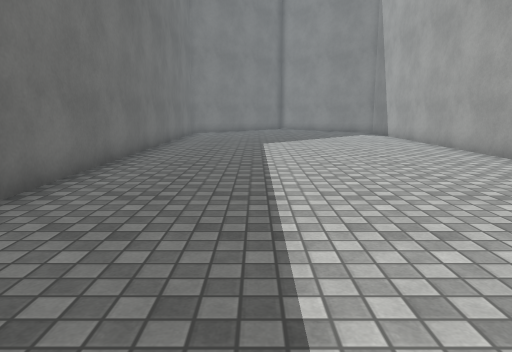
view 1 (above)

12 first-person views from a walk through a 3-D level made in the Unity game engine. The camera is 1.2 m above the floor, tilts 10° down and sees 70° across. The floor is counted in squares, 1 m on a side. Each view is taken from the middle of a square. On the plan, view 1 faces up. The plan holds only what a view shows up to about 15 squares ahead; the rest is blank. The player is left out. Surface patterns are stand-ins for the level's own textures.

view 2
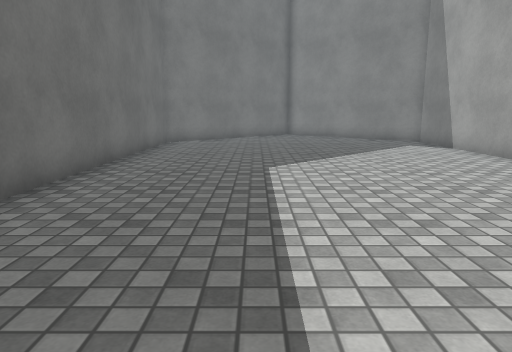

view 3
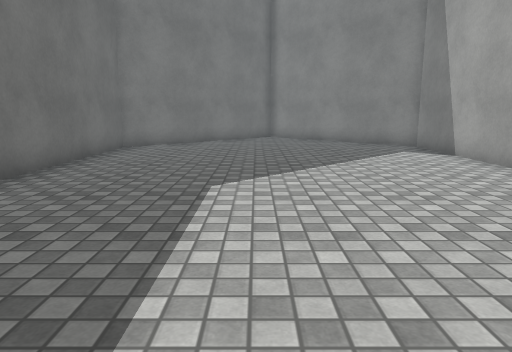

view 4
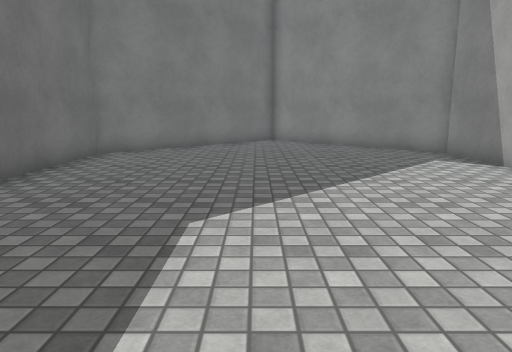

view 5
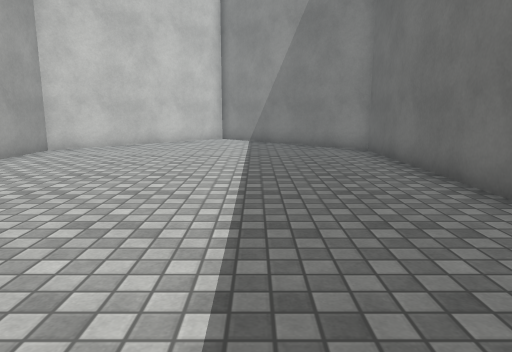

view 6
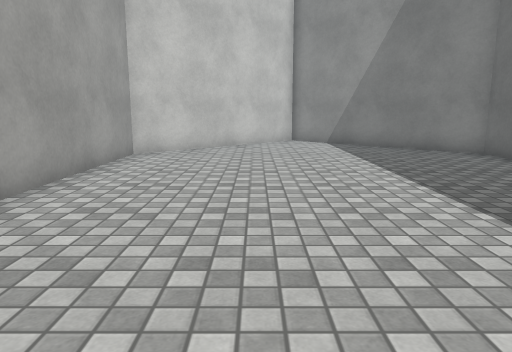

view 7
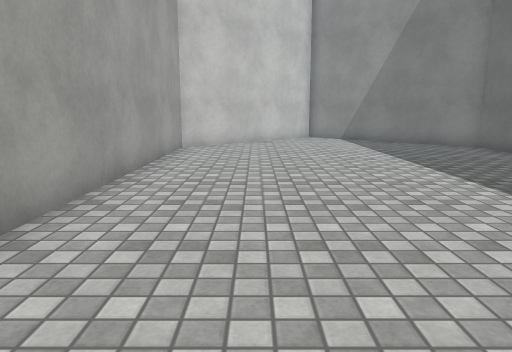

view 8
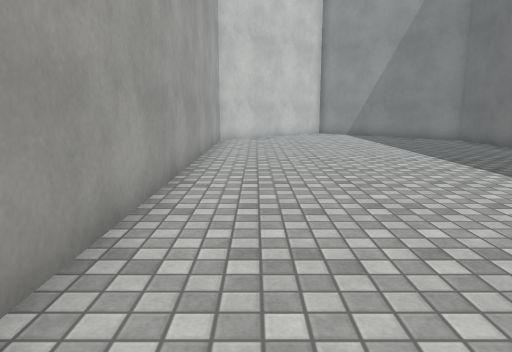

view 9
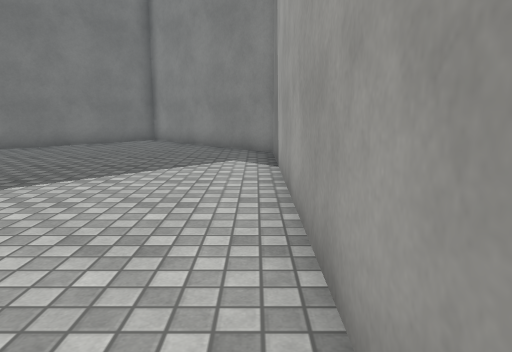

view 10
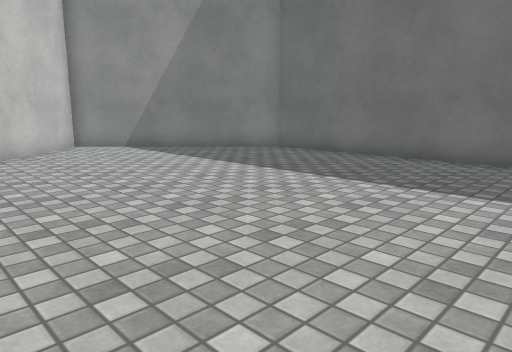

view 11
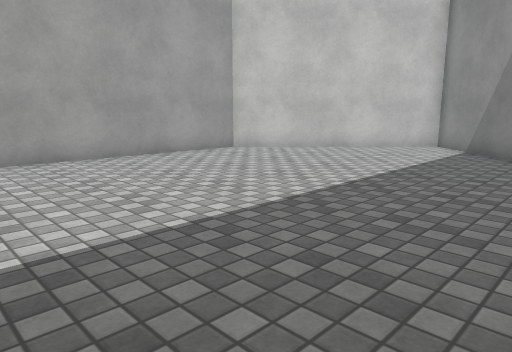

view 12
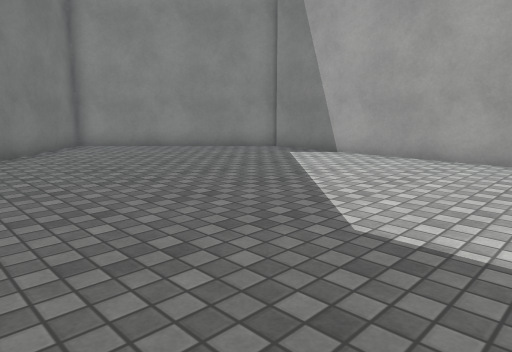

### Floor plan
Points are (right, up) in squares from view 1. A wall is a line through its corners. A room is listed if a view was taken in it or the views show most of it. See-through windows are left out.
Room 1 (views 1, 2, 3, 4, 5, 6, 7, 8, 9, 10, 11, 12)
walls: (6.7, 20.6) (1.7, 25.6) (-3.5, 20.4) (-3.5, 0.6) (1.5, -4.4) (6.5, 0.6) (6.5, 20.5)

Where each view was taken, in squares from view 1:
view 1: 0 up, 0 right, facing up
view 2: 6 up, 0 right, facing up
view 3: 8 up, 1 right, facing up
view 4: 10 up, 1 right, facing up
view 5: 12 up, 0 right, facing down
view 6: 11 up, 3 right, facing down
view 7: 13 up, 4 right, facing down
view 8: 16 up, 5 right, facing down
view 9: 10 up, 6 right, facing up
view 10: 9 up, 6 right, facing down-left
view 11: 9 up, 3 left, facing down-right
view 12: 12 up, 3 left, facing up-right
